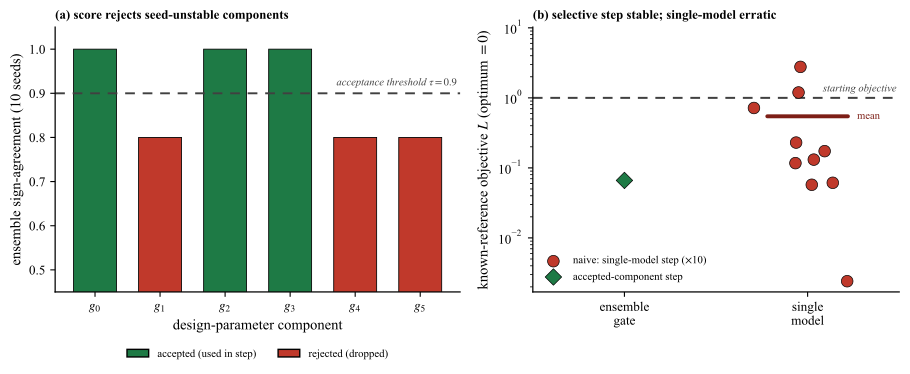

Here is the Python script that generated this plot:
# -*- coding: utf-8 -*-
# fig_endtoend (2 panels) on a solver-validated testbed.
# (a) per-component sign-agreement; the gate drops the seed-unstable components.
# (b) oracle-verified objective after a single-model step vs the ensemble gate step.
import os
os.environ['KMP_DUPLICATE_LIB_OK'] = 'TRUE'
import numpy as np
import matplotlib as mpl; mpl.use('Agg')
import matplotlib.pyplot as plt
from matplotlib.transforms import offset_copy
mpl.rcParams.update({'font.family': 'serif', 'font.serif': ['Times New Roman'], 'mathtext.fontset': 'stix',
    'pdf.fonttype': 42, 'ps.fonttype': 42, 'axes.spines.top': False, 'axes.spines.right': False,
    'axes.labelsize': 10.5, 'xtick.labelsize': 9.5, 'ytick.labelsize': 9.5, 'legend.fontsize': 8.5, 'axes.linewidth': 0.9})
DIR = os.path.dirname(os.path.abspath(__file__)); GRN = '#1e7a45'; ACC = '#c0392b'; NEU = '#444444'
d = np.load(os.path.join(DIR, 'endtoend.npz'))
sa = d['sign_agree']; trust = d['trust']; tau = float(d['tau']); K = len(sa)
L0 = float(d['L0']); Lg = float(d['L_gate']); Ln = np.atleast_1d(d['L_naive'])
rng = np.random.default_rng(2)

fig, (a, b) = plt.subplots(1, 2, figsize=(9.2, 3.9), gridspec_kw={'width_ratios': [1.05, 0.95]})

# (a) per-component ensemble sign-agreement; gate drops the seed-unstable ones
cols = [GRN if t else ACC for t in trust]
a.bar(np.arange(K), sa, color=cols, edgecolor='k', lw=0.6, width=0.66)
a.axhline(tau, color='#404040', ls=(0, (5, 4)), lw=1.4)
_tra = offset_copy(a.get_yaxis_transform(), fig=fig, x=-2, y=3, units='points')
a.text(1.0, tau, rf'acceptance threshold $\tau={tau:.1f}$', transform=_tra, ha='right', va='bottom', fontsize=7.6, color='#404040', style='italic')
a.set_xticks(np.arange(K)); a.set_xticklabels([f'$g_{{{k}}}$' for k in range(K)])
a.set_ylim(0.45, 1.05); a.set_ylabel('ensemble sign-agreement (10 seeds)'); a.set_xlabel('design-parameter component')
from matplotlib.patches import Patch
a.legend(handles=[Patch(fc=GRN, ec='k', label='accepted (used in step)'), Patch(fc=ACC, ec='k', label='rejected (dropped)')],
         frameon=False, fontsize=7.8, loc='upper center', bbox_to_anchor=(0.5, -0.18), ncol=2)
a.set_title('(a) score rejects seed-unstable components', loc='left', fontsize=9.3, fontweight='bold')

# (b) oracle-verified objective after the step: ensemble gate vs single-model
a.set_axisbelow(True)
xb = 1 + 0.12 * rng.standard_normal(len(Ln))
b.scatter(xb, Ln, s=70, c=ACC, edgecolors='k', linewidths=0.5, zorder=3, label='naive: single-model step ($\\times$10)')
_m = float(Ln.mean()); b.plot([1 - 0.22, 1 + 0.22], [_m, _m], '-', color='#7d1f17', lw=2.8, zorder=5, solid_capstyle='round')
b.text(1 + 0.27, _m, 'mean', va='center', ha='left', fontsize=7.6, color='#7d1f17')
b.scatter([0], [Lg], s=70, marker='D', c=GRN, edgecolors='k', linewidths=0.5, zorder=4, label='accepted-component step')
b.axhline(L0, color='#404040', ls=(0, (5, 4)), lw=1.4)
_trb = offset_copy(b.get_yaxis_transform(), fig=fig, x=-2, y=3, units='points')
b.text(1.0, L0, 'starting objective', transform=_trb, ha='right', va='bottom', fontsize=7.6, color='#404040', style='italic')
b.set_yscale('log'); b.set_xlim(-0.5, 1.5); b.set_xticks([0, 1]); b.set_xticklabels(['ensemble\ngate', 'single\nmodel'])
b.set_ylabel('known-reference objective $L$ (optimum $=0$)')
_yl = b.get_ylim(); b.set_ylim(_yl[0], _yl[1] * 2.6)   # headroom so the title clears the top point
b.legend(frameon=False, fontsize=7.8, loc='lower left')
b.set_title('(b) selective step stable; single-model erratic', loc='left', fontsize=9.3, fontweight='bold')

fig.tight_layout()
fig.savefig(os.path.join(DIR, 'fig_endtoend.png'), dpi=300, bbox_inches='tight')
fig.savefig(os.path.join(DIR, 'fig_endtoend.pdf'), bbox_inches='tight')
print(f'saved fig_endtoend; gate L={Lg:.3f}, naive L={Ln.mean():.3f}+-{Ln.std():.3f} (worst {Ln.max():.3f})')
